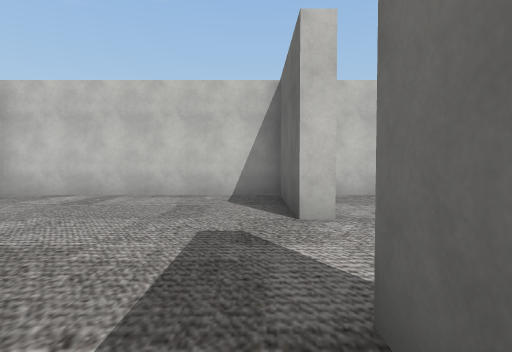
view 1 (above)

24 first-person views from a walk through a scene from a Unity 3-D project. The camera is 1.5 m above the floor, tilts 2° down and sees 80° across. The floor is counted in squares, 2 m on a side. Each view is taken from the middle of a square. On the plan, view 1 faces up. The plan holds only what a view shows up to about 10 squares ahead; the rest is blank. The player character is not drawn. Some animated figures are left out. Some surface patterns are stand-ins.

view 2
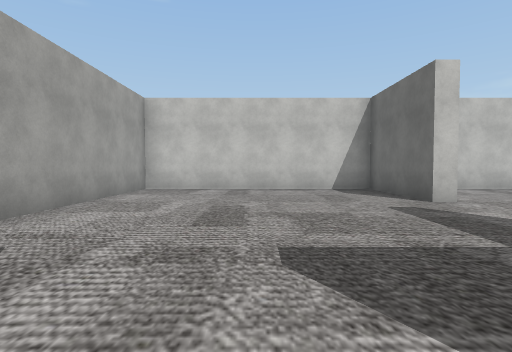

view 3
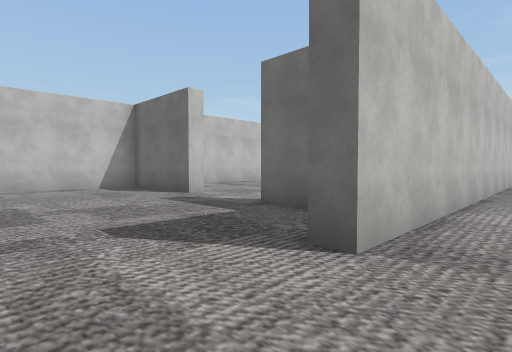

view 4
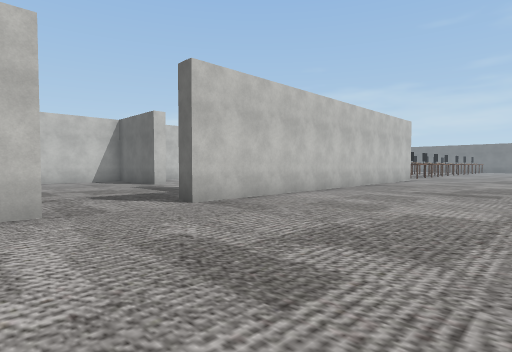

view 5
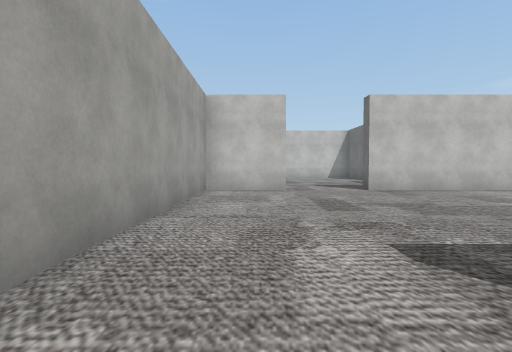

view 6
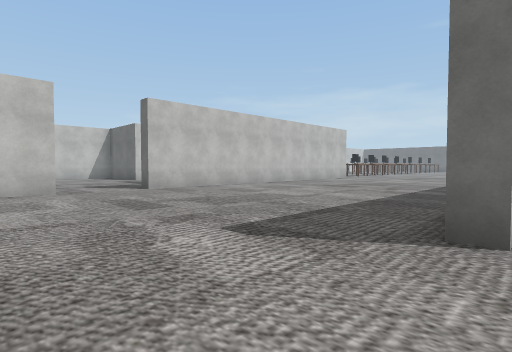

view 7
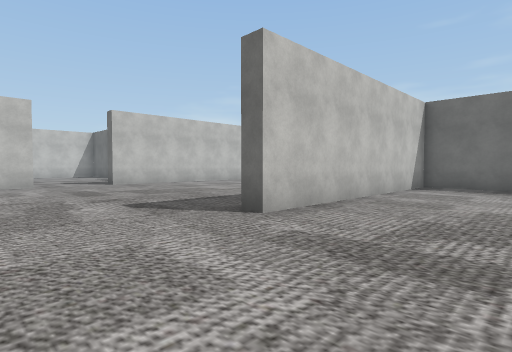

view 8
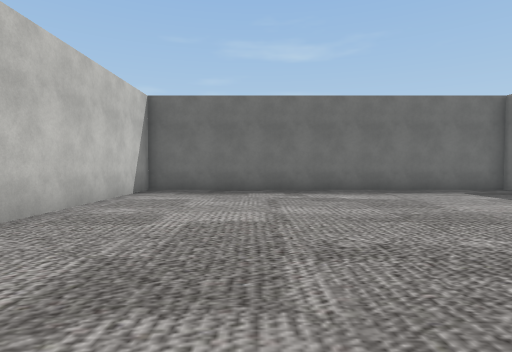

view 9
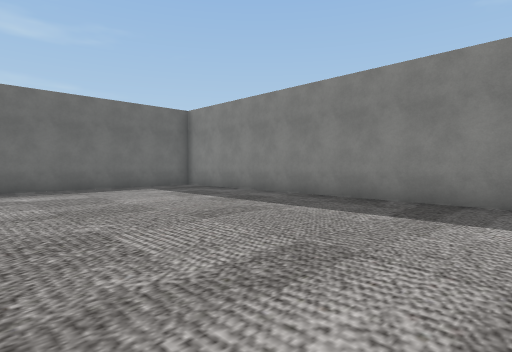

view 10
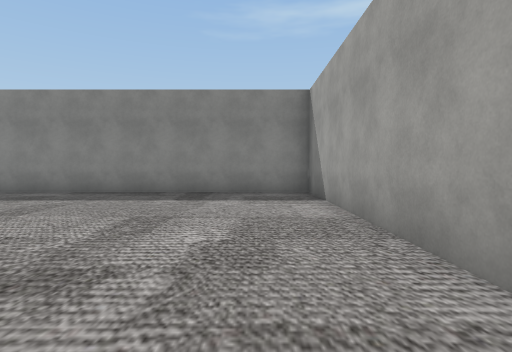

view 11
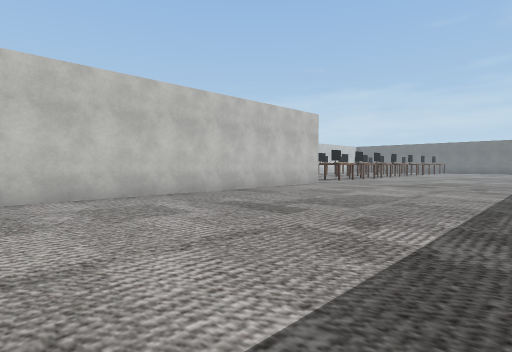

view 12
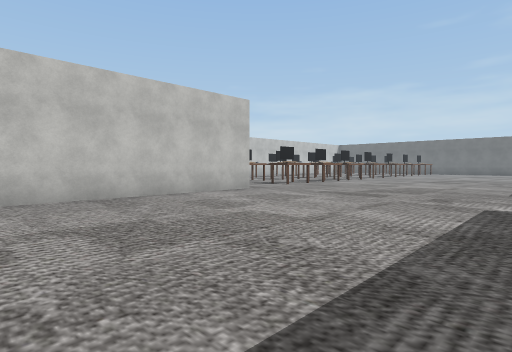

view 13
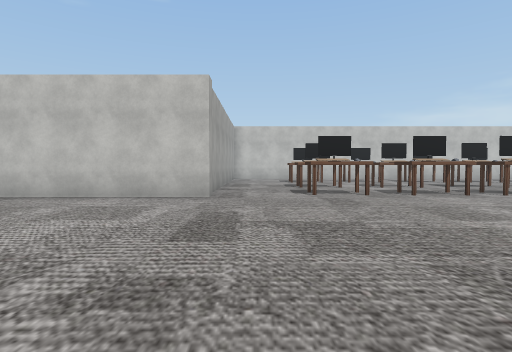

view 14
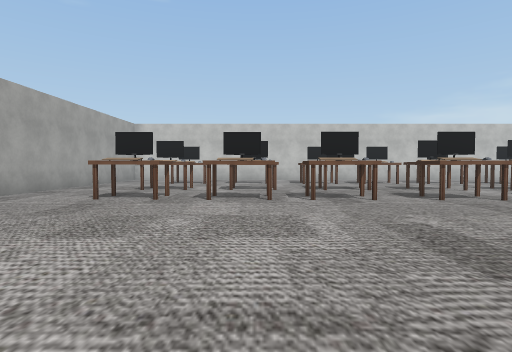

view 15
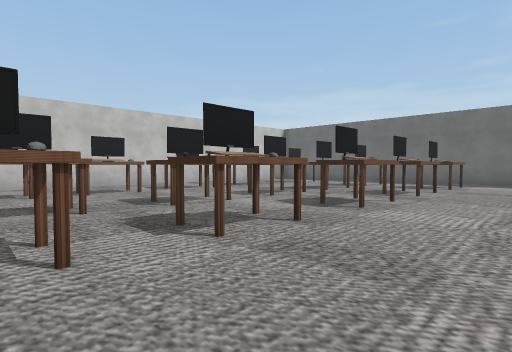

view 16
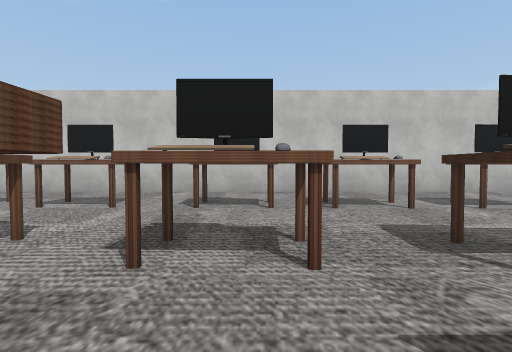

view 17
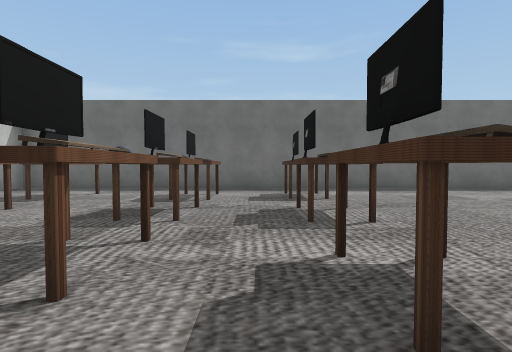

view 18
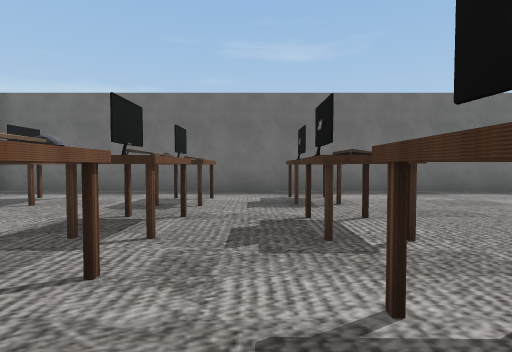

view 19
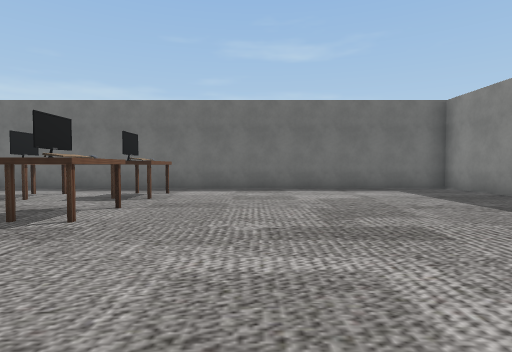

view 20
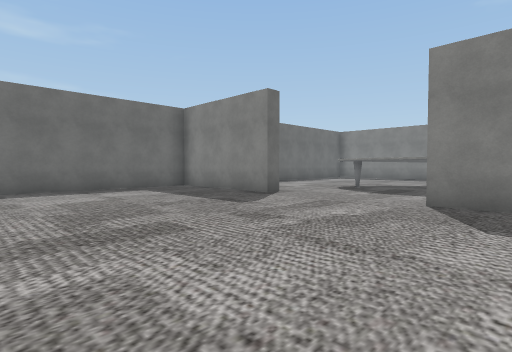

view 21
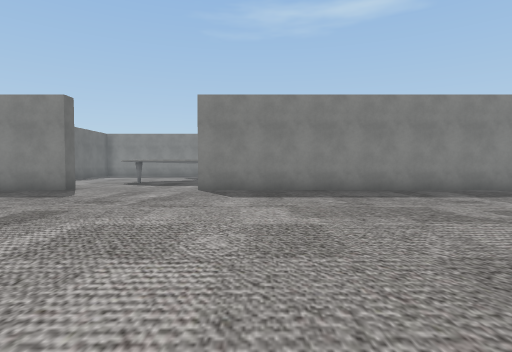

view 22
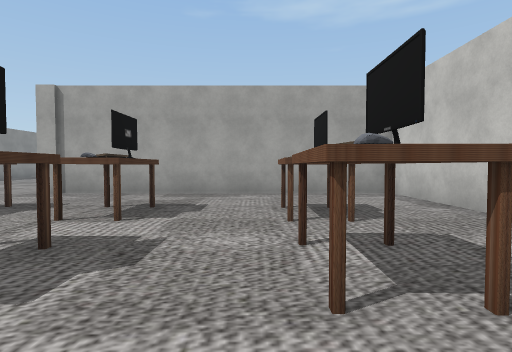

view 23
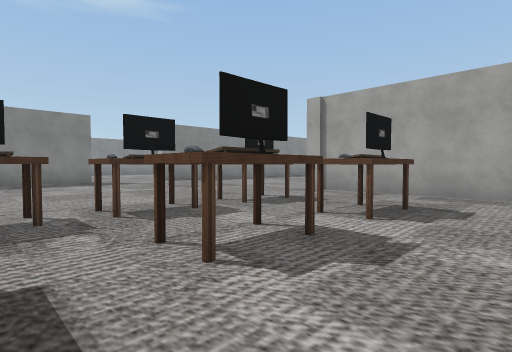

view 24
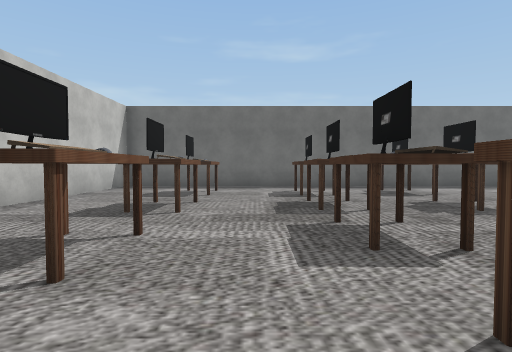

### Floor plan
Ten units are one square. View 1 is at (0, 0); x grows to the right and y downward. Boxes are objects, and circles mark ways between rooms. Rooms are numbered by the first view taken in them; rooms with no view inside come last. Other rooms are left out.
<svg viewBox="-70 -81 405 302">
<path fill="none" stroke="#000" d="M11 -42 6 -42 6 -76 -65 -76 -65 -21M6 -1 6 -15M51 -76 20 -76M152 102 248 102M287 108 287 102 330 102 330 -76 108 -76 108 18 -16 18 -16 12M-40 18 -65 18 -65 92M-25 107 -25 101M-65 148 -65 216 26 216M53 216 53 107 -25 107"/>
<rect x="135" y="5" width="20" height="10" fill="#bbb"><title>desk</title></rect>
<rect x="135" y="-25" width="20" height="10" fill="#bbb"><title>desk</title></rect>
<rect x="135" y="-55" width="20" height="10" fill="#bbb"><title>desk</title></rect>
<rect x="155" y="5" width="20" height="10" fill="#bbb"><title>desk</title></rect>
<rect x="155" y="-55" width="20" height="10" fill="#bbb"><title>desk</title></rect>
<rect x="165" y="-25" width="10" height="10" fill="#bbb"><title>desk</title></rect>
<rect x="175" y="5" width="20" height="10" fill="#bbb"><title>desk</title></rect>
<rect x="185" y="-25" width="20" height="20" fill="#bbb"><title>desk</title></rect>
<rect x="185" y="-55" width="20" height="10" fill="#bbb"><title>desk</title></rect>
<rect x="205" y="5" width="20" height="10" fill="#bbb"><title>desk</title></rect>
<rect x="215" y="-25" width="20" height="20" fill="#bbb"><title>desk</title></rect>
<rect x="215" y="-55" width="10" height="10" fill="#bbb"><title>desk</title></rect>
<rect x="235" y="5" width="20" height="10" fill="#bbb"><title>desk</title></rect>
<rect x="235" y="-55" width="20" height="10" fill="#bbb"><title>desk</title></rect>
<rect x="245" y="-25" width="20" height="20" fill="#bbb"><title>desk</title></rect>
<rect x="265" y="5" width="20" height="10" fill="#bbb"><title>desk</title></rect>
<rect x="265" y="-25" width="20" height="20" fill="#bbb"><title>desk</title></rect>
<rect x="265" y="-55" width="20" height="10" fill="#bbb"><title>desk</title></rect>
<rect x="295" y="5" width="20" height="10" fill="#bbb"><title>desk</title></rect>
<rect x="295" y="-25" width="20" height="20" fill="#bbb"><title>desk</title></rect>
<rect x="295" y="-55" width="20" height="20" fill="#bbb"><title>desk</title></rect>
<circle cx="-25" cy="10" r="3" fill="#2a7"/>
<circle cx="-45" cy="108" r="3" fill="#2a7"/>
<text x="10" y="-30">1</text>
<text x="160" y="20">2</text>
<text x="-10" y="160">3</text>
</svg>
Room 1 opens to room 2. Room 2 opens to room 3.

Where each view was taken, in squares from view 1:
view 1: 0 up, 0 right, facing up
view 2: 2 down, 3 left, facing up
view 3: 3 down, 4 left, facing up-right
view 4: 7 down, 5 left, facing up-right
view 5: 11 down, 5 left, facing up
view 6: 11 down, 6 left, facing up-right
view 7: 14 down, 6 left, facing up-right
view 8: 14 down, 4 left, facing right
view 9: 15 down, 5 left, facing down-right
view 10: 13 down, 5 left, facing down
view 11: 9 down, 0 right, facing up-right
view 12: 9 down, 4 right, facing up-right
view 13: 9 down, 12 right, facing up
view 14: 8 down, 17 right, facing up
view 15: 4 down, 19 right, facing up-right
view 16: 1 down, 20 right, facing up
view 17: 0 up, 23 right, facing right
view 18: 0 up, 24 right, facing right
view 19: 4 down, 23 right, facing right
view 20: 4 down, 23 right, facing down-right
view 21: 1 down, 23 right, facing down
view 22: 4 up, 19 right, facing left
view 23: 4 up, 19 right, facing down-left
view 24: 3 up, 22 right, facing right
